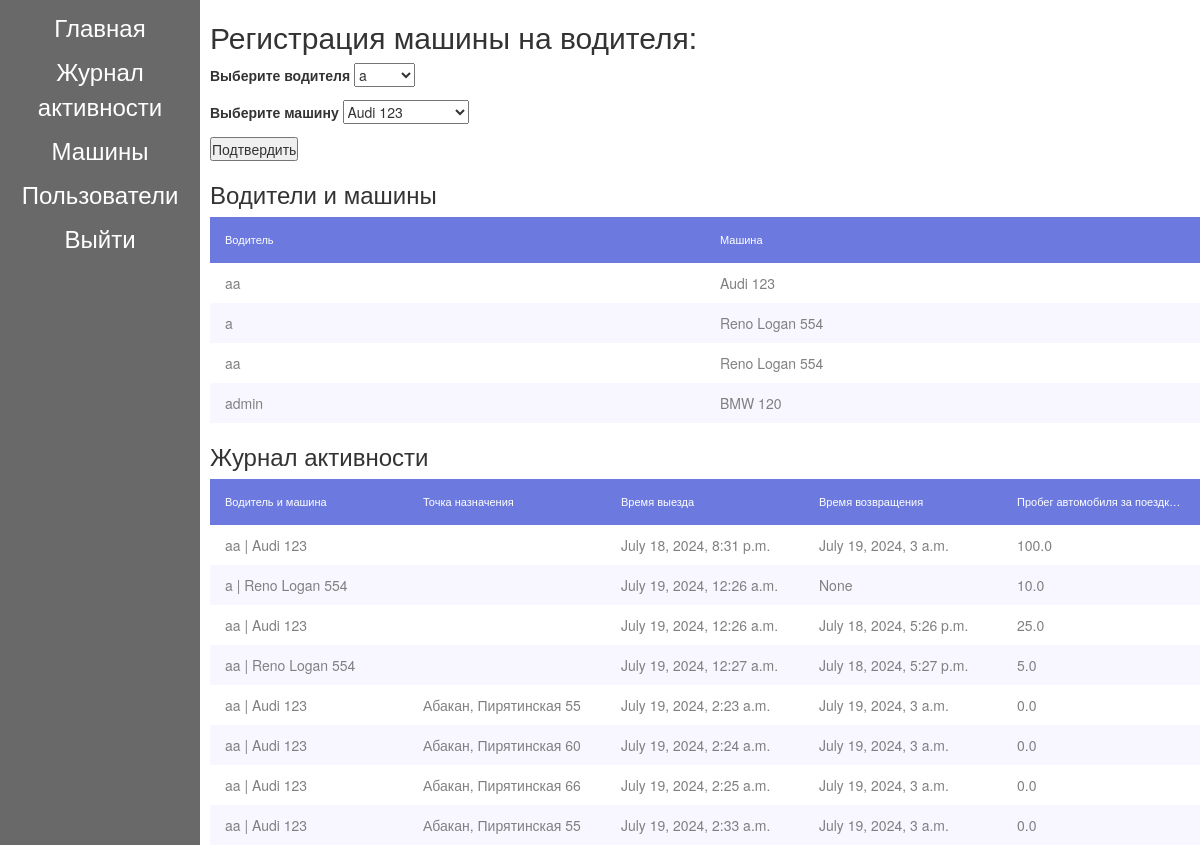
Page /activitylog/activitylog/ (signed in) on the earlier database version.
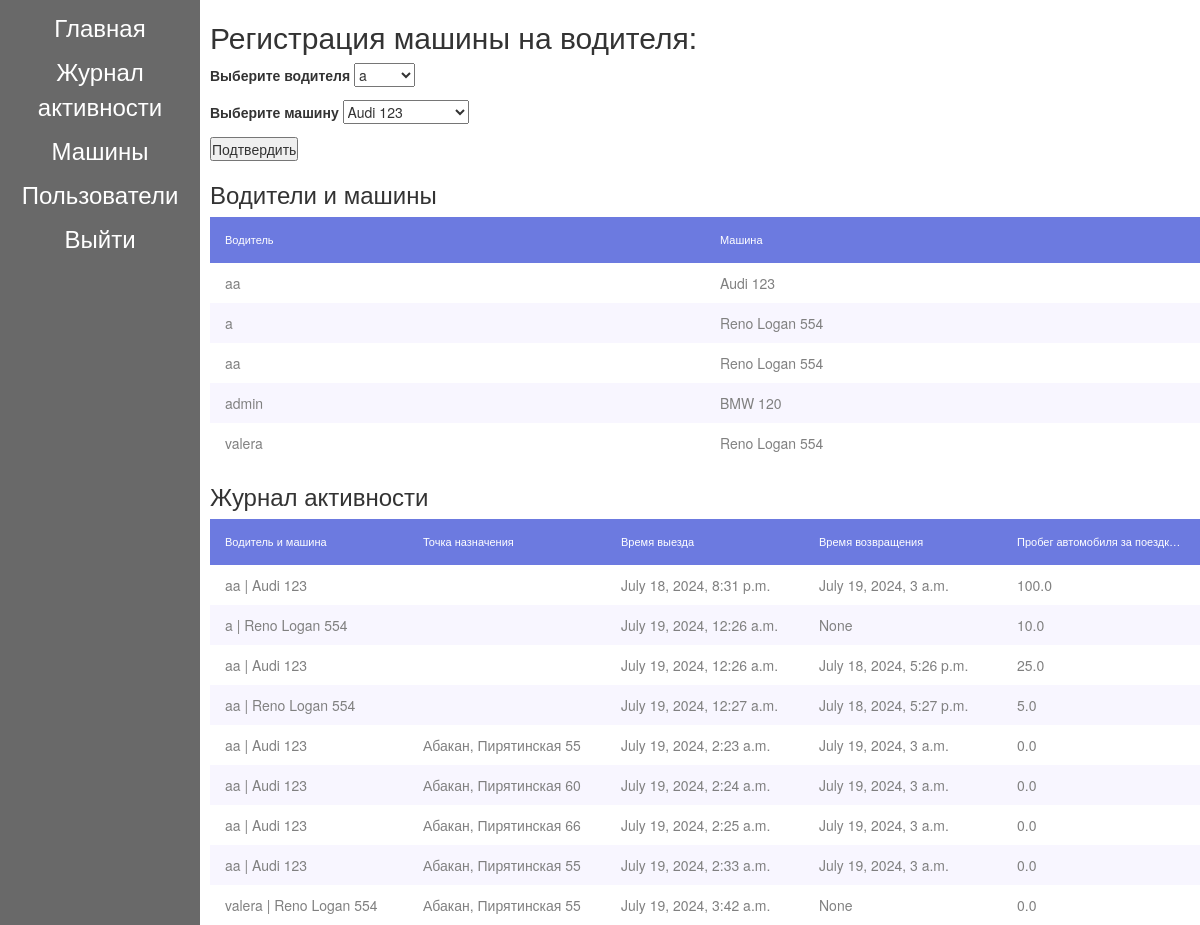
Same page on the later database version.
### activitylog/models.py (models this page shows, shortened)
class UserCar(models.Model):
    user = models.ForeignKey(User, on_delete=models.SET_NULL, null=True)
    car = models.ForeignKey(Car, on_delete=models.SET_NULL, null=True)
    def __str__(self):
        return self.user.login + " | " + self.car.name

class User(AbstractBaseUser, PermissionsMixin):
    login = models.CharField(max_length=200, unique=True)
    password = models.CharField(max_length=200)
    first_name = models.CharField(max_length=200)
    second_name = models.CharField(max_length=200)
    surname = models.CharField(max_length=200)
    is_active = models.BooleanField(default=True)
    is_staff = models.BooleanField(default=False)
    objects = UserManager()
    USERNAME_FIELD = 'login'
    REQUIRED_FIELDS = []

class Car(models.Model):
    name = models.CharField(max_length=200, unique=True)
    car_number = models.CharField(max_length=200, unique=True)
    all_mileage = models.FloatField(default=0.0, help_text='km.m')
    busy = models.BooleanField(default=False)

class ActivityLog(models.Model):
    user_car = models.ForeignKey(UserCar, on_delete=models.SET_NULL, null=True)
    get_time = models.DateTimeField(default=datetime.now)
    return_time = models.DateTimeField(blank=True, null=True)
    travel_target_point = models.TextField(blank=True)
    travel_mileage = models.FloatField(default=0.0, help_text='km.m')

### activitylog/views.py (the view)
# urls.py: path('activitylog/', views.activitylog_view, name='activitylog'),
def activitylog_view(request):
    users = User.objects.all()
    cars = Car.objects.all()
    activitylogs = ActivityLog.objects.all()
    users_cars = UserCar.objects.all()
    user_cars = UserCar.objects.filter(user = request.user.id)
    user_cars_id = []
    for u in user_cars:
        user_cars_id.append(u.id)
    user_logs = []
    for log in activitylogs:
        if log.user_car.id in user_cars_id:
            user_logs.append(log)
    return render(request, 'activitylog.html',
    context = {
        'activitylogs' : activitylogs,
        'userscars' : users_cars,
        'users' : users,
        'cars' : cars,
        'user_logs' : user_logs,
        'user_cars' : user_cars})

### activitylog/templates/activitylog.html (shortened to what this page needs)
{% extends "base_generic.html" %}
{% block content %}
{% if user.is_superuser %}
<div class="registr-form">
    <h2 >Регистрация машины на водителя:</h2>
    <form method="post" action="{% url 'user_car_registr' %}">
        <p>
            <label for="id_user">Выберите водителя</label>
            <select name="user" required id="id_user">
                {% for user in users %}
                <option value="{{user.id}}">{{user.login}}</option>
                {% endfor %}
            </select>
        </p>
        <p>
            <label for="id_car">Выберите машину</label>
            <select name="car" required id="id_car">
                {% for car in cars %}
                <option value="{{car.id}}">{{car.name}}</option>
                {% endfor %}
            </select>
        </p>
        <input type="submit" value="Подтвердить">
    </form>
</div>
<div class="users_cars-info">
    <h3>Водители и машины</h3>
    <table class="grid-table users_cars-table">
      <thead>
        <tr>
          <th>Водитель</th>
          <th>Машина</th>
        </tr>
      </thead>
      {% if userscars %}
      <tbody>
        {% for usercar in userscars %}
        <tr>
          <td>{{usercar.user.login}}</td>
          <td>{{usercar.car.name}}</td>
        </tr>
        {% endfor %}
      </tbody>
      {% else %}
        <div>None usercars</div>
      {% endif %}
    </table>
</div>
<div class="logs-info">
    <h3>Журнал активности</h3>
    <table class="grid-table logs-table">
      <thead>
        <tr>
          <th>Водитель и машина</th>
          <th>Точка назначения</th>
          <th>Время выезда</th>
          <th>Время возвращения</th>
          <th>Пробег автомобиля за поездку км</th>
        </tr>
      </thead>
      {% if activitylogs %}
      <tbody>
        {% for activitylog in activitylogs %}
        <tr>
          <td>{{activitylog.user_car}}</td>
          <td>{{activitylog.travel_target_point}}</td>
          <td>{{activitylog.get_time}}</td>
          <td>{{activitylog.return_time}}</td>
          <td>{{activitylog.travel_mileage}}</td>
        </tr>
        {% endfor %}
      </tbody>
      {% else %}
        <div>None logs</div>
      {% endif %}
    </table>
</div>
{% endif %}
{% endblock %}

Differences in the rows shown:
added UserCar: user.login "valera", car.name "Reno Logan 554"
added ActivityLog: user_car "valera | Reno Logan 554", travel_target_point "Абакан, Пирятинская 55", get_time "July 19, 2024, 3:42 a.m.", return_time "None", travel_mileage "0.0"
